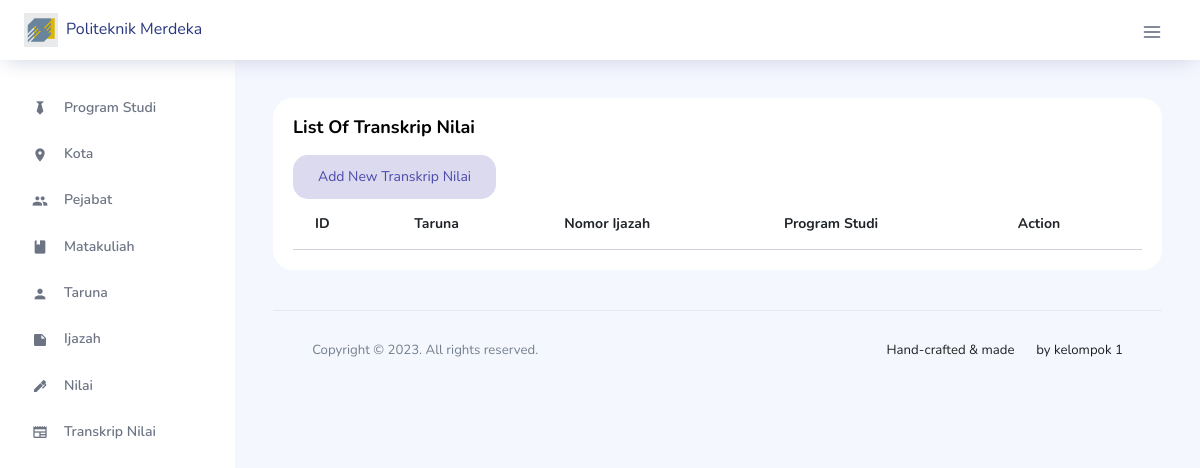
Before: /index.php/transkrip_nilai with the older database file.
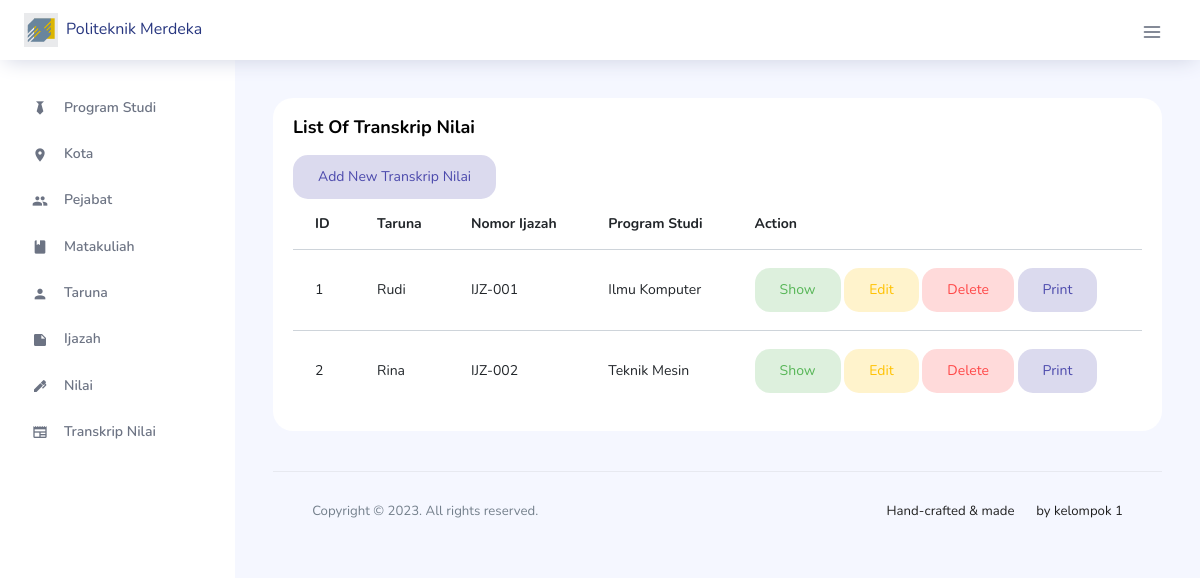
After: the same page with the newer database file.
### tables this page shows
CREATE TABLE Transkrip_Nilai(
    ID INT AUTO_INCREMENT,
    Taruna INT,
    Ijazah INT,
    Program_Studi INT,
    PRIMARY KEY(ID),
    FOREIGN KEY (Taruna) REFERENCES Taruna(ID),
    FOREIGN KEY (Ijazah) REFERENCES Ijazah(ID),
    FOREIGN KEY (Program_Studi) REFERENCES Program_Studi(ID)
);

CREATE TABLE Taruna(
    ID INT AUTO_INCREMENT,
    Nama VARCHAR(255),
    Nomor_Taruna VARCHAR(255),
    Tempat_Lahir INT,
    Tanggal_Lahir DATE,
    Program_Studi INT,
    Foto BLOB,
    PRIMARY KEY(ID),
    FOREIGN KEY (Tempat_Lahir) REFERENCES Kota(ID),
    FOREIGN KEY (Program_Studi) REFERENCES Program_Studi(ID)
);

CREATE TABLE Ijazah(
    ID INT AUTO_INCREMENT,
    Taruna INT,
    Program_Studi INT,
    Tanggal_Ijazah DATE,
    Tanggal_Pengesahan DATE,
    Gelar_Akademik VARCHAR(255),
    Nomor_SK VARCHAR(255),
    Wakil_Direktur INT,
    Direktur INT,
    Nomor_Ijazah VARCHAR(255),
    Nomor_Seri VARCHAR(255),
    Tanggal_Yudisium DATE,
    Judul_KKW VARCHAR(255),
    PRIMARY KEY(ID),
    FOREIGN KEY (Taruna) REFERENCES Taruna(ID),
    FOREIGN KEY (Program_Studi) REFERENCES Program_Studi(ID),
    FOREIGN KEY (Wakil_Direktur) REFERENCES Pejabat(ID),
    FOREIGN KEY (Direktur) REFERENCES Pejabat(ID)
);

CREATE TABLE Program_Studi(
    ID INT AUTO_INCREMENT,
    Nama VARCHAR(255),
    Program_Pendidikan ENUM('Diploma III', 'Diploma IV'),
    Akreditasi ENUM('Baik','Baik Sekali','Unggul'),
    SK_Akreditasi VARCHAR(255),
    PRIMARY KEY(ID)
);

### application/controllers/Transkrip_Nilai.php (called while the page is built, shortened)
<?php
class Transkrip_Nilai extends CI_Controller {
    public function __construct() {
        $this->load->model('TranskripNilaiModel');
        $this->load->model('TarunaModel');
        $this->load->model('IjazahModel');
        $this->load->model('ProgramStudiModel');
		$this->load->model('KotaModel');
		$this->load->model('NilaiModel');
		$this->load->model('MataKuliahModel');
		$this->load->model('PejabatModel');
        $this->load->library('form_validation');
    }
    public function index() {
        $data['transkrip_nilai'] = $this->TranskripNilaiModel->get_all_transkrip_nilai();
		$data['taruna'] = $this->TarunaModel->get_all_taruna();
        $data['ijazah'] = $this->IjazahModel->get_all_ijazah();
        $data['program_studi'] = $this->ProgramStudiModel->get_all_program_studi();
        $this->load->view('transkrip_nilai/index', $data);
    }
}

### index.php (called while the page is built, shortened)
<?php
require_once BASEPATH.'core/CodeIgniter.php';

### application/models/TranskripNilaiModel.php (called while the page is built, shortened)
<?php
class TranskripNilaiModel extends CI_Model {
    public function get_all_transkrip_nilai() {
        $query = $this->db->get('Transkrip_Nilai');
        return $query->result();
    }
}

### application/models/TarunaModel.php (called while the page is built, shortened)
<?php
class TarunaModel extends CI_Model {
    public function get_all_taruna() {
        $query = $this->db->get('Taruna');
        return $query->result();
    }
}

### application/models/IjazahModel.php (called while the page is built, shortened)
<?php
class IjazahModel extends CI_Model {
    public function get_all_ijazah() {
        $query = $this->db->get('Ijazah');
        return $query->result();
    }
}

### application/models/ProgramStudiModel.php (called while the page is built, shortened)
<?php
class ProgramStudiModel extends CI_Model {
    public function get_all_program_studi() {
        $query = $this->db->get('Program_Studi');
        return $query->result();
    }
}

### application/views/transkrip_nilai/index.php (the view, shortened to what this page needs)
<div class="main-panel">
	<div class="content-wrapper">
		<div class="grid-margin stretch-card">
			<div class="card">
				<div class="card-body">
					<h4 class="card-title">List of Transkrip Nilai</h4>
					<a class="btn btn-inverse-primary btn-fw" href="<?php echo base_url('transkrip_nilai/create'); ?>">Add New Transkrip Nilai</a>
					<div class="table-responsive">
						<table class="table table-hover">
							<thead>
								<tr>
									<th>ID</th>
									<th>Taruna</th>
									<th>Nomor Ijazah</th>
									<th>Program Studi</th>
									<th>Action</th>
								</tr>
							</thead>
							<tbody>
								<?php foreach ($transkrip_nilai as $tn) : ?>
									<tr>
										<td><?php echo $tn->ID; ?></td>
										<td>
											<?php foreach ($taruna as $tar) : ?>
												<?php $nama_taruna =  ($tn->Taruna == $tar->ID) ? $tar->Nama : "";
												echo $nama_taruna ?>
											<?php endforeach; ?>
										</td>
										<td>
											<?php foreach ($ijazah as $i) : ?>
												<?php $nomor_ijazah =  ($tn->Ijazah == $i->ID) ? $i->Nomor_Ijazah : "";
												echo $nomor_ijazah ?>
											<?php endforeach; ?>
										</td>
										<td>
											<?php foreach ($program_studi as $ps) : ?>
												<?php $nama_ps =  ($tn->Program_Studi == $ps->ID) ? $ps->Nama : "";
												echo $nama_ps ?>
											<?php endforeach; ?>
										</td>
										<td>
											<a class="btn btn-inverse-success btn-fw" href="<?php echo base_url('transkrip_nilai/show/' . $tn->ID); ?>">Show</a>
											<a class="btn btn-inverse-warning btn-fw" href="<?php echo base_url('transkrip_nilai/update/' . $tn->ID); ?>">Edit</a>
											<a class="btn btn-inverse-danger btn-fw" href="#" onclick="deleteData(<?php echo $tn->ID; ?>)">Delete</a>
											<a class="btn btn-inverse-primary btn-fw" href="<?php echo base_url('transkrip_nilai/print/' . $tn->ID); ?>">Print</a>
										</td>
									</tr>
								<?php endforeach; ?>
							</tbody>
						</table>
					</div>
				</div>
			</div>
		</div>
		<link rel="stylesheet" href="https://cdnjs.cloudflare.com/ajax/libs/sweetalert/2.1.2/sweetalert.min.css">

Changed rows visible on the page:
added transkrip_nilai: ID "1", Taruna.Nama "Rudi", Ijazah.Nomor_Ijazah "IJZ-001", Program_Studi.Nama "Ilmu Komputer"
added transkrip_nilai: ID "2", Taruna.Nama "Rina", Ijazah.Nomor_Ijazah "IJZ-002", Program_Studi.Nama "Teknik Mesin"
